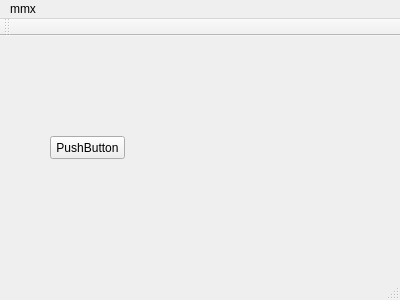
<?xml version="1.0" encoding="UTF-8"?>
<ui version="4.0">
 <class>MainWindow</class>
 <widget class="QMainWindow" name="MainWindow">
  <property name="geometry">
   <rect>
    <x>0</x>
    <y>0</y>
    <width>400</width>
    <height>300</height>
   </rect>
  </property>
  <property name="windowTitle">
   <string>MainWindow</string>
  </property>
  <widget class="QWidget" name="centralWidget">
   <widget class="QPushButton" name="pushButton">
    <property name="geometry">
     <rect>
      <x>50</x>
      <y>100</y>
      <width>75</width>
      <height>23</height>
     </rect>
    </property>
    <property name="text">
     <string>PushButton</string>
    </property>
   </widget>
  </widget>
  <widget class="QMenuBar" name="menuBar">
   <property name="geometry">
    <rect>
     <x>0</x>
     <y>0</y>
     <width>400</width>
     <height>21</height>
    </rect>
   </property>
   <widget class="QMenu" name="menuMmx">
    <property name="title">
     <string>mmx</string>
    </property>
   </widget>
   <addaction name="menuMmx"/>
  </widget>
  <widget class="QToolBar" name="mainToolBar">
   <attribute name="toolBarArea">
    <enum>TopToolBarArea</enum>
   </attribute>
   <attribute name="toolBarBreak">
    <bool>false</bool>
   </attribute>
  </widget>
  <widget class="QStatusBar" name="statusBar"/>
 </widget>
 <layoutdefault spacing="6" margin="11"/>
 <resources/>
 <connections/>
</ui>
